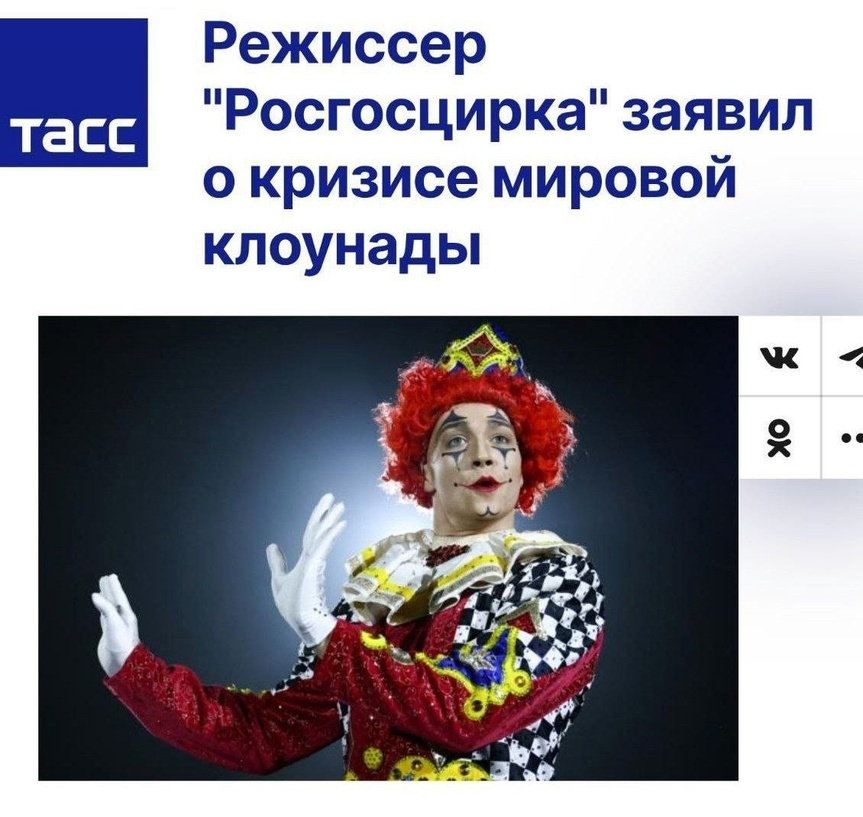
#> input picture circus.jpg, 863 x 817 px, shrunk from 1130 x 1070 before the run
$ python HW3.py
#> lines starting #> are read from the running program, lines starting #| are printed output that depends on the picture; after the words box and inside, x2 and y2 are one past the last pixel; in counts of white or black regions, pixels touching at a corner belong together
import numpy as np
import matplotlib.pyplot as plt
import matplotlib.patches as patches

import cv2
from skimage import data

img_bgr = cv2.imread("circus.jpg")
#> img_bgr is the input picture: shape (817, 863, 3); mean B, G, R 155.3, 145.9, 147.9

if img_bgr is None:
    print("Не удалось загрузить изображение")
else:
    print(img_bgr.shape)
#| (817, 863, 3)

img_rgb = cv2.cvtColor(img_bgr, cv2.COLOR_BGR2RGB)
H = img_bgr.shape[0]
#> H = 817
W = img_bgr.shape[1]
#> W = 863


def show_images(images, titles, rows=1, cols=3):
    fig, axes = plt.subplots(rows, cols, figsize=(12, 8))
    for k, (img, title) in enumerate(zip(images, titles)):
        i = k//cols
        j = k%cols
        if len(img.shape) == 2:
            axes[i, j].imshow(img, cmap='gray')
        else:
            axes[i, j].imshow(img)
        axes[i, j].set_title(title)
        axes[i, j].axis('off')
    plt.tight_layout()
    plt.show()

def sigmoid(x):
    return 1 / (1 + np.exp(-x))

def tanh(x):
    return np.tanh(x)

def relu(x):
    return np.maximum(0, x)

def stair(x):
    return 1 if x>0 else 0


weights=[1, -1, -1]
bias=-1
pixels = img_rgb.reshape(-1, 3).astype(np.float32)  # (H*W, 3)
z = pixels @ weights + bias
outputs = 1 / (1 + np.exp(-z))
neuron_mask = (outputs > 0.5).reshape(H, W).astype(np.uint8)
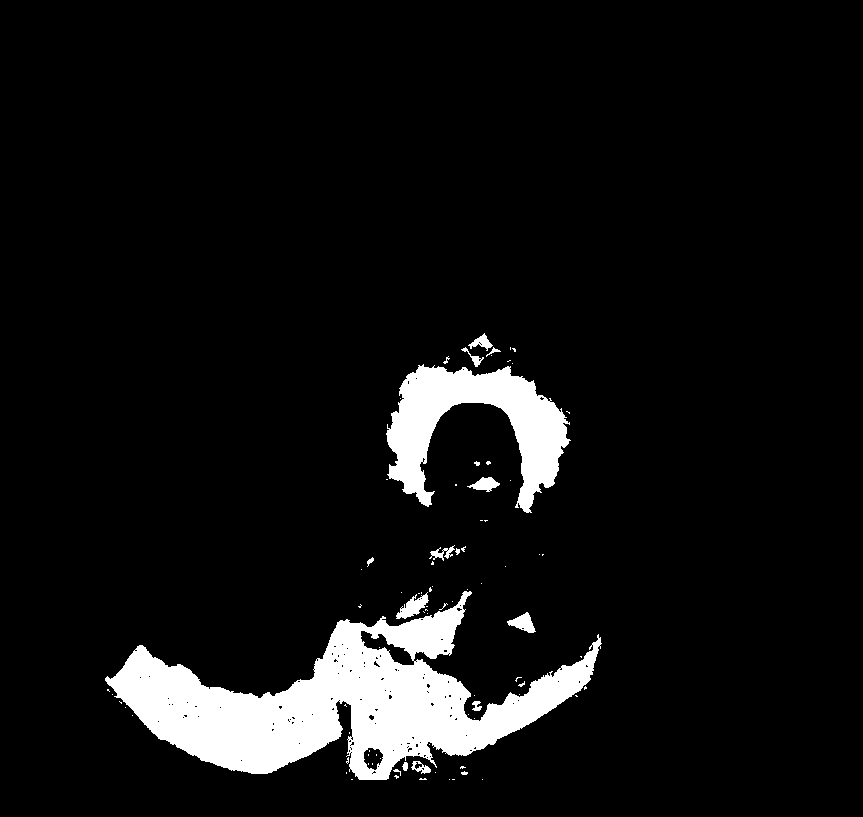
#> neuron_mask: shape (817, 863); values 0 (black) and 1 (white), 7.3% white; 85 white regions (67 under 20 px), largest, box (x1, y1, x2, y2) and area: (105, 591, 602, 780) 37304, (386, 364, 571, 513) 12086, (396, 592, 429, 619) 405

neuron_mask_res = cv2.bitwise_and(img_rgb, img_rgb, mask=neuron_mask)
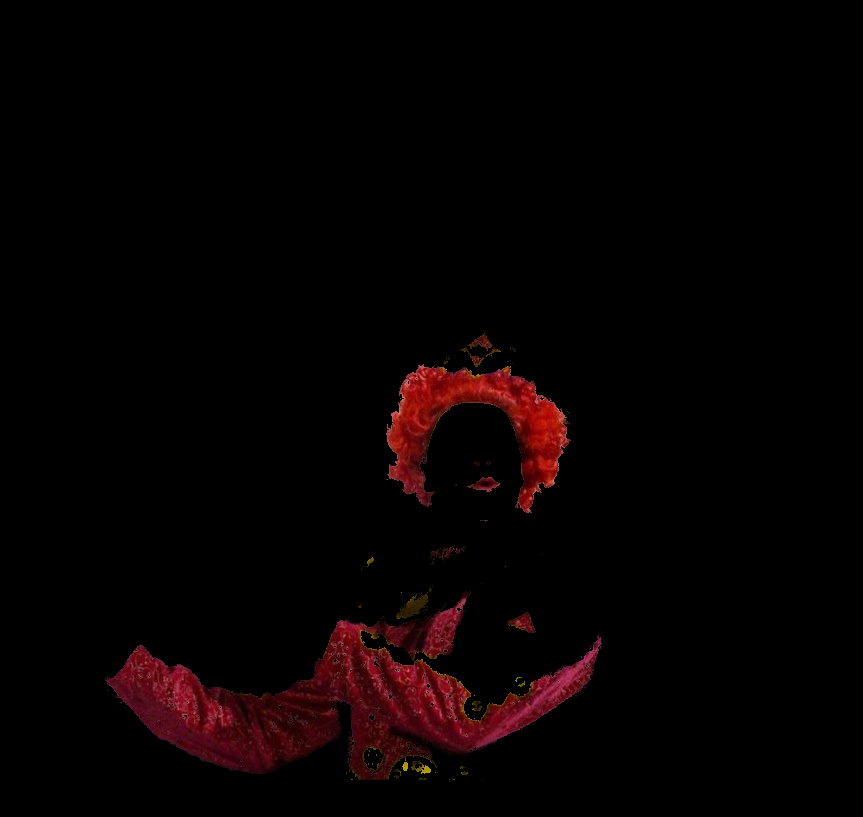
#> neuron_mask_res: shape (817, 863, 3); mean R, G, B 7, 1.3, 1.6


img_hsv = cv2.cvtColor(img_rgb, cv2.COLOR_RGB2HSV)
#> img_hsv: shape (817, 863, 3); mean H, S, V 70, 72.5, 163.3
lower_red1 = np.array([0, 100, 100])
upper_red1 = np.array([10, 255, 255])
lower_red2 = np.array([170, 100, 100])
upper_red2 = np.array([180, 255, 255])

mask1 = cv2.inRange(img_hsv, lower_red1, upper_red1)
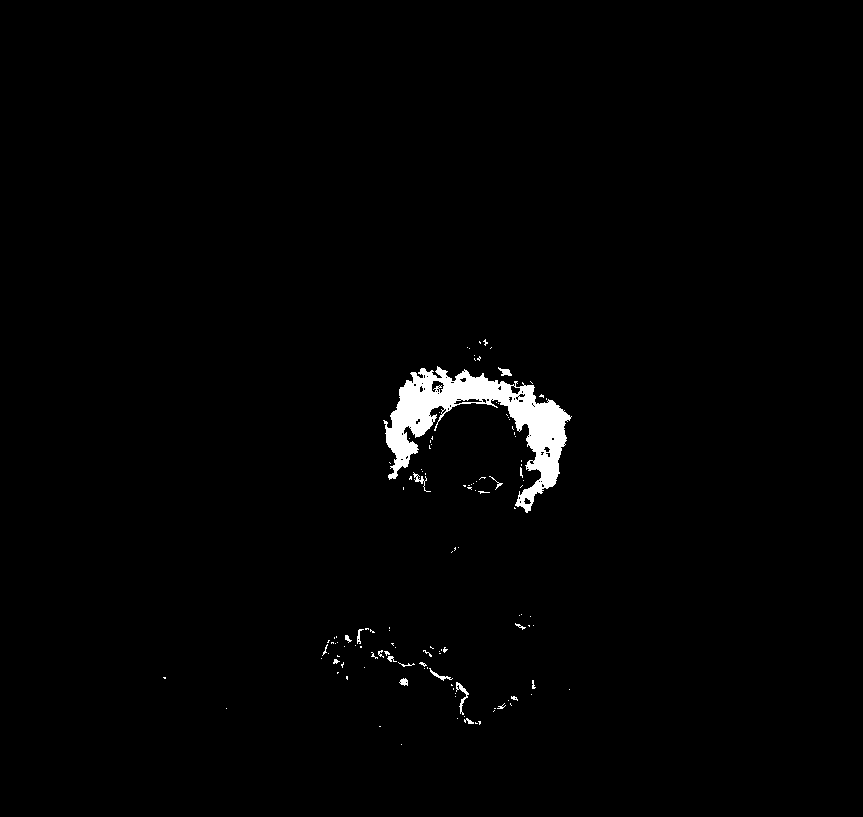
#> mask1: shape (817, 863); 1.4% white; 124 white regions (105 under 20 px), largest, box (x1, y1, x2, y2) and area: (383, 366, 572, 513) 8600, (456, 682, 469, 715) 117, (413, 472, 431, 492) 76
mask2 = cv2.inRange(img_hsv, lower_red2, upper_red2)
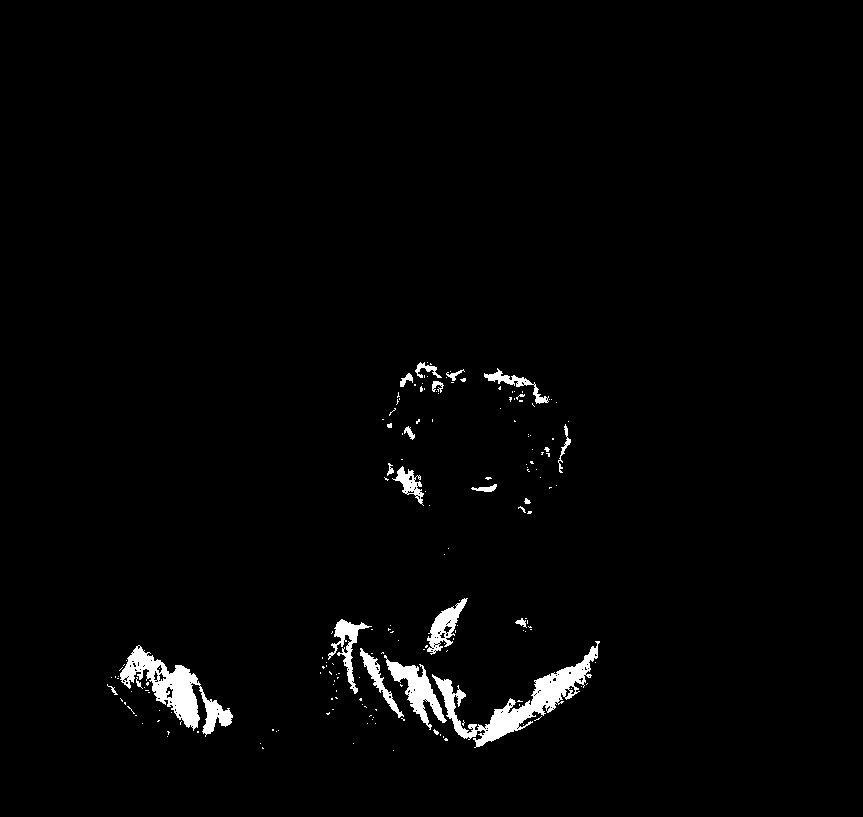
#> mask2: shape (817, 863); 1.9% white; 179 white regions (157 under 20 px), largest, box (x1, y1, x2, y2) and area: (432, 641, 600, 748) 3795, (120, 645, 233, 737) 3279, (384, 655, 447, 730) 1458
mask_hsv = cv2.bitwise_or(mask1, mask2)
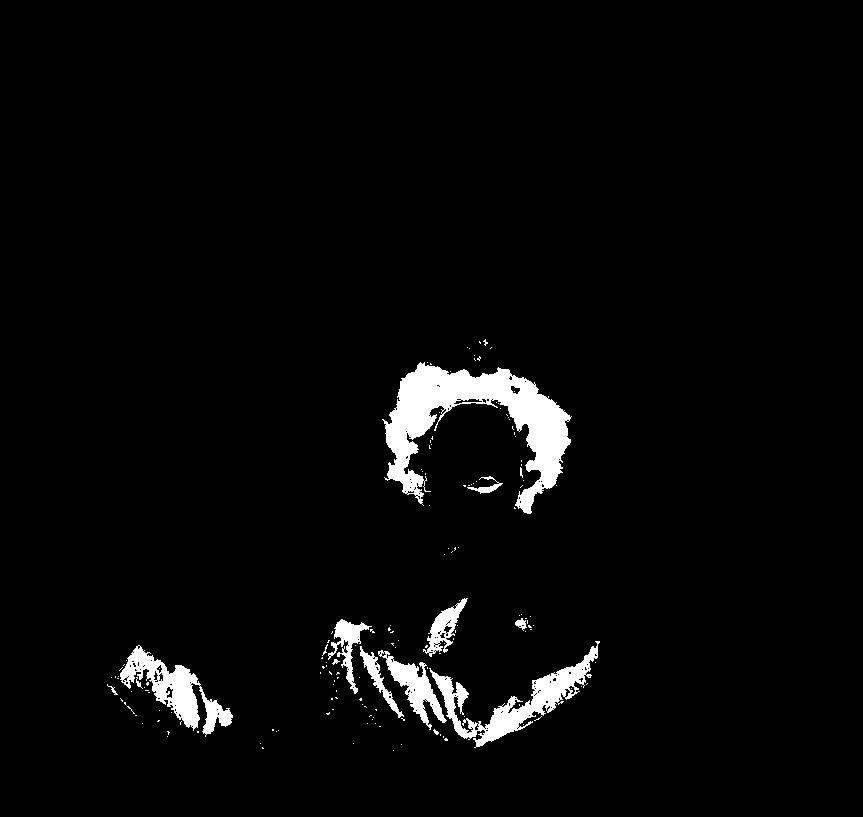
#> mask_hsv: shape (817, 863); 3.3% white; 159 white regions (145 under 20 px), largest, box (x1, y1, x2, y2) and area: (382, 362, 572, 514) 10673, (429, 641, 600, 748) 4117, (120, 645, 233, 737) 3285

mask_hsv_res = cv2.bitwise_and(img_rgb, img_rgb, mask=mask_hsv)
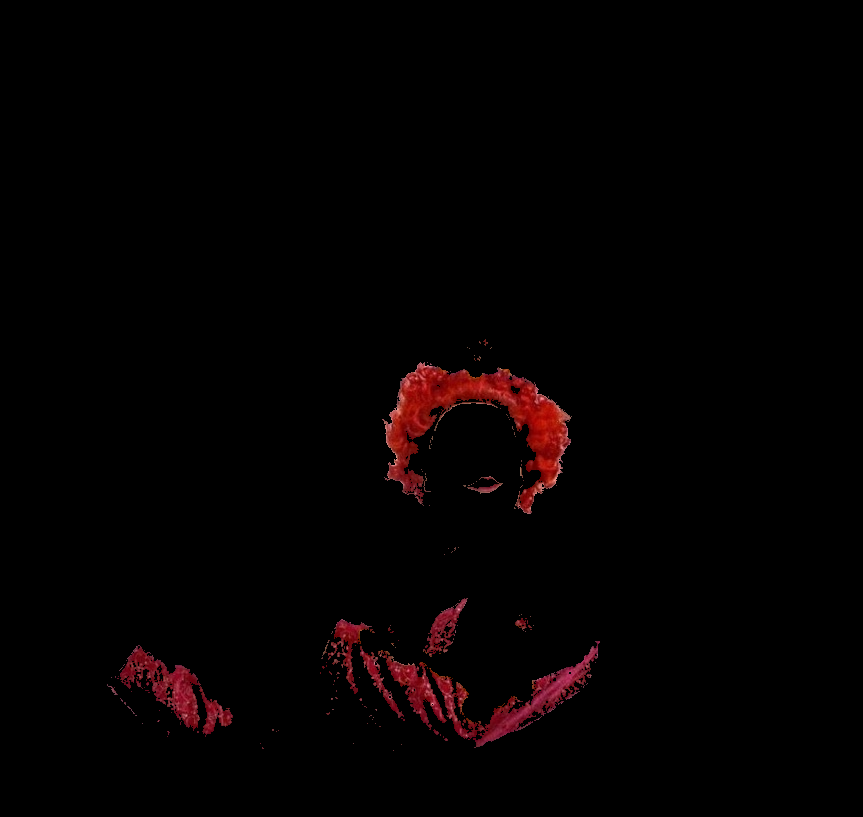
#> mask_hsv_res: shape (817, 863, 3); mean R, G, B 4.4, 1, 1.1
mask_difference = cv2.bitwise_xor(mask_hsv, neuron_mask)

show_images([img_rgb, neuron_mask, neuron_mask_res, mask_hsv, mask_hsv_res, mask_difference], ["Ориг", "Нейронная маска", "Результат нейронной маски", "hsv-mask", "hsv-mask-result", "Разница"], 2, 3)
#> the loop in show_images, `for k, (img, title) in enumerate(zip(images, titles)):` made 6 passes
#> (title, i, j) on passes 1 to 6: ('Ориг', 0, 0), ('Нейронная маска', 0, 1), ('Результат нейронной маски', 0, 2), ('hsv-mask', 1, 0), ('hsv-mask-result', 1, 1), ('Разница', 1, 2)

# print(f"Количество пикселей нейронной маски: {0}")
# print(f"Количество пикселей hsv-маски: {0}")
# print(f"Процент совпадения: {0}%")
